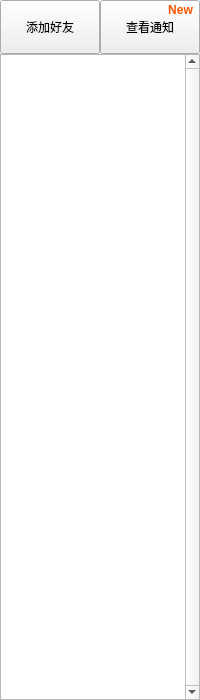
<?xml version="1.0" encoding="UTF-8"?>
<ui version="4.0">
 <class>contactslist</class>
 <widget class="QWidget" name="contactslist">
  <property name="geometry">
   <rect>
    <x>0</x>
    <y>0</y>
    <width>200</width>
    <height>700</height>
   </rect>
  </property>
  <property name="windowTitle">
   <string>Form</string>
  </property>
  <widget class="QListWidget" name="friendsList">
   <property name="geometry">
    <rect>
     <x>0</x>
     <y>54</y>
     <width>200</width>
     <height>646</height>
    </rect>
   </property>
   <property name="verticalScrollBarPolicy">
    <enum>Qt::ScrollBarAlwaysOn</enum>
   </property>
   <property name="horizontalScrollBarPolicy">
    <enum>Qt::ScrollBarAlwaysOff</enum>
   </property>
   <property name="autoScrollMargin">
    <number>16</number>
   </property>
  </widget>
  <widget class="QPushButton" name="addFriendButton">
   <property name="geometry">
    <rect>
     <x>0</x>
     <y>0</y>
     <width>100</width>
     <height>54</height>
    </rect>
   </property>
   <property name="text">
    <string>添加好友</string>
   </property>
  </widget>
  <widget class="QPushButton" name="checkNotificationButton">
   <property name="geometry">
    <rect>
     <x>100</x>
     <y>0</y>
     <width>100</width>
     <height>54</height>
    </rect>
   </property>
   <property name="text">
    <string>查看通知</string>
   </property>
  </widget>
  <widget class="QLabel" name="background">
   <property name="geometry">
    <rect>
     <x>0</x>
     <y>0</y>
     <width>200</width>
     <height>700</height>
    </rect>
   </property>
   <property name="styleSheet">
    <string notr="true">background-color: rgb(237, 255, 254);</string>
   </property>
   <property name="text">
    <string/>
   </property>
  </widget>
  <widget class="QListWidget" name="notificationList">
   <property name="geometry">
    <rect>
     <x>0</x>
     <y>54</y>
     <width>200</width>
     <height>646</height>
    </rect>
   </property>
   <property name="verticalScrollBarPolicy">
    <enum>Qt::ScrollBarAlwaysOn</enum>
   </property>
   <property name="horizontalScrollBarPolicy">
    <enum>Qt::ScrollBarAlwaysOff</enum>
   </property>
   <property name="autoScrollMargin">
    <number>16</number>
   </property>
  </widget>
  <widget class="QLabel" name="noticeNewLabel">
   <property name="geometry">
    <rect>
     <x>160</x>
     <y>0</y>
     <width>41</width>
     <height>20</height>
    </rect>
   </property>
   <property name="text">
    <string>&lt;html&gt;&lt;head/&gt;&lt;body&gt;&lt;p align=&quot;center&quot;&gt;&lt;span style=&quot; font-weight:700; color:#ff5500;&quot;&gt;New&lt;/span&gt;&lt;/p&gt;&lt;/body&gt;&lt;/html&gt;</string>
   </property>
  </widget>
  <zorder>background</zorder>
  <zorder>friendsList</zorder>
  <zorder>addFriendButton</zorder>
  <zorder>checkNotificationButton</zorder>
  <zorder>notificationList</zorder>
  <zorder>noticeNewLabel</zorder>
 </widget>
 <resources/>
 <connections/>
</ui>
